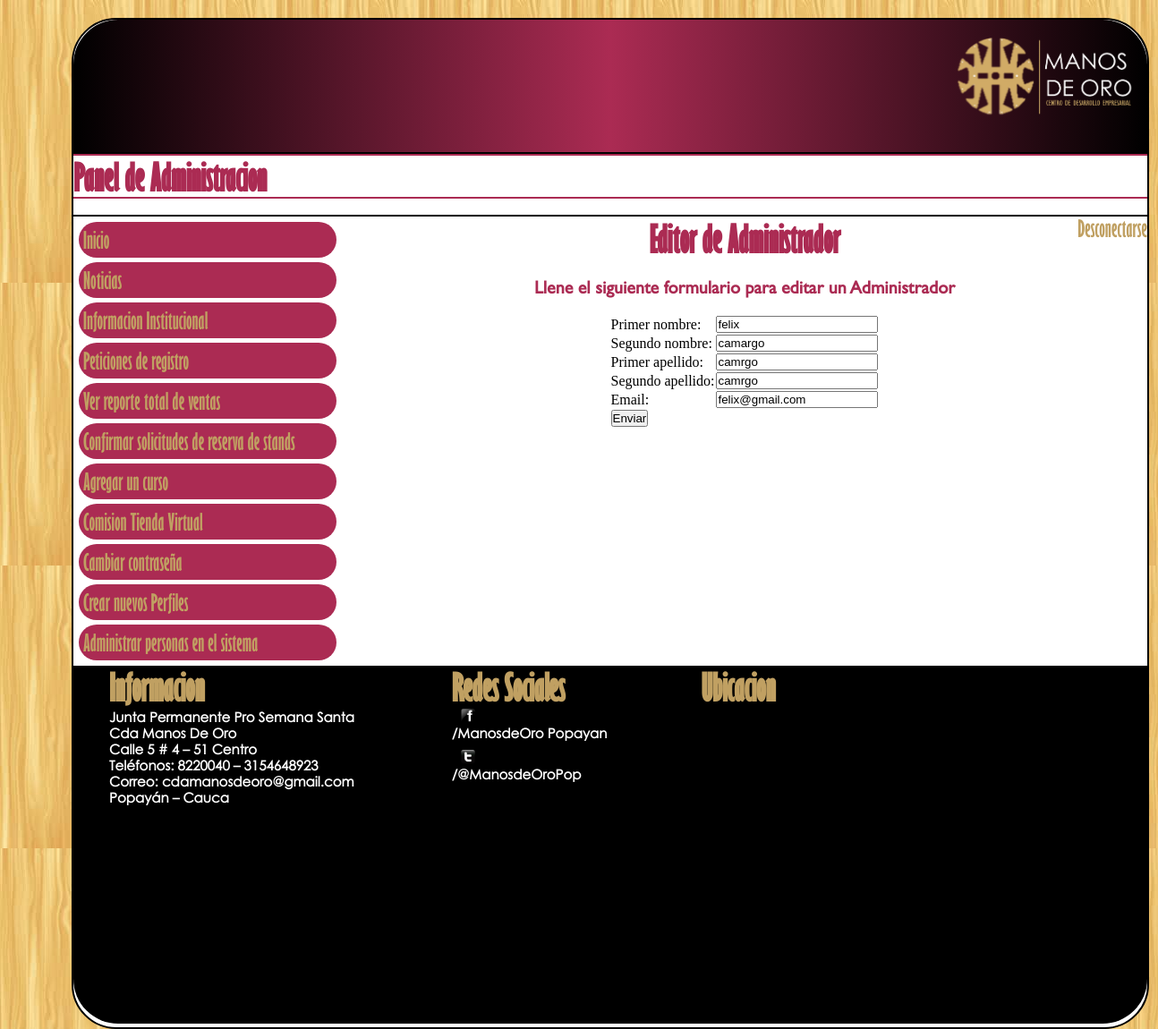
Screenshot of /Interfaces/modificarAdmin.php?idAdministrador=3 (signed in) with the database file from the repository.
### tables this page shows
CREATE TABLE IF NOT EXISTS `administrador` (
`idadministrador` int(11) NOT NULL,
  `primerNom` varchar(80) NOT NULL,
  `segundoNom` varchar(80) DEFAULT NULL,
  `primerApe` varchar(80) NOT NULL,
  `segundoApe` varchar(80) DEFAULT NULL,
  `username` varchar(80) NOT NULL,
  `password` varchar(80) NOT NULL,
  `email` varchar(100) NOT NULL,
  `tipo` int(11) NOT NULL
);

### Librerias/Datasource.php (called while the page is built, shortened)
<?php
class Datasource {
        var $dbLink;
       function Datasource($dbHost, $dbName, $dbuser, $dbpasswd) {
                $this->dbLink = mysql_connect ($dbHost, $dbuser, $dbpasswd);
	}
        function execute($sql) {
                $result = mysql_query($sql, $this->dbLink);
                return $result;
        }
        function nextRow ($result) {
                $row = mysql_fetch_array($result);
                return $row;
        }
        function checkErrors($sql) {
                $err=mysql_error();
                $errno=mysql_errno();
                if($errno) {
                        $message = "The following SQL command ".$sql." caused Database error: ".$err.".";
                        print "Unrecowerable error has occurred. All data will be logged.";
                        print "Please contact System Administrator for help! \n";
                        print " ".$message." \n";
                        exit;
                } else {
                        return;
                }
        }
}
?>

### Librerias/Administrador.php (called while the page is built, shortened)
<?php
class Administrador {
    var $idAdministrador;
    var $primerNom;
    var $segundoNom;
    var $primerApe;
    var $segundoApe;
    var $username;
    var $password;
    var $email;
    var $tipo;
    function getIdAdministrador() {
          return $this->idAdministrador;
    }
    function setIdAdministrador($idAdministradorIn) {
          $this->idAdministrador = $idAdministradorIn;
    }
    function getPrimerNom() {
          return $this->primerNom;
    }
    function setPrimerNom($primerNomIn) {
          $this->primerNom = $primerNomIn;
    }
    function getSegundoNom() {
          return $this->segundoNom;
    }
    function setSegundoNom($segundoNomIn) {
          $this->segundoNom = $segundoNomIn;
    }
    function getPrimerApe() {
          return $this->primerApe;
    }
    function setPrimerApe($primerApeIn) {
          $this->primerApe = $primerApeIn;
    }
    function getSegundoApe() {
          return $this->segundoApe;
    }
    function setSegundoApe($segundoApeIn) {
          $this->segundoApe = $segundoApeIn;
    }
    function getUsername() {
          return $this->username;
    }
    function setUsername($usernameIn) {
          $this->username = $usernameIn;
    }
    function getPassword() {
          return $this->password;
    }
    function setPassword($passwordIn) {
          $this->password = $passwordIn;
    }
    function getEmail() {
          return $this->email;
    }
    function setEmail($emailIn) {
          $this->email = $emailIn;
    }
    function getTipo() {
          return $this->tipo;
    }
    function setTipo($tipoIn) {
          $this->tipo = $tipoIn;
    }
}
?>

### Librerias/AdministradorDao.php (called while the page is built, shortened)
<?php
class AdministradorDao {
    function createValueObject() {
          return new Administrador();
    }
    function getObject($conn, $idAdministrador) {
          $valueObject = $this->createValueObject();
          $valueObject->setIdAdministrador($idAdministrador);
          $this->load($conn, $valueObject);
          return $valueObject;
    }
    function load($conn, $valueObject) {
          $sql = "SELECT * FROM administrador WHERE (idAdministrador = ".$valueObject->getIdAdministrador().") ";
          if ($this->singleQuery($conn, $sql, $valueObject))
               return true;
          else
               return false;
    }
    function searchMatching($conn, $valueObject) {
          $first = true;
          $sql = "SELECT * FROM administrador WHERE 1=1 ";
          if ($valueObject->getIdAdministrador() != 0) {
              if ($first) { $first = false; }
              $sql = $sql."AND idAdministrador = ".$valueObject->getIdAdministrador()." ";
          }
          $sql = $sql."ORDER BY idAdministrador ASC ";
          $searchResults = $this->listQuery($conn, $sql);
          return $searchResults;
    }
    function singleQuery($conn, $sql, $valueObject) {
          $result = $conn->execute($sql);
          if ($row = $conn->nextRow($result)) {
                   $valueObject->setIdAdministrador($row[0]);
                   $valueObject->setPrimerNom($row[1]);
                   $valueObject->setSegundoNom($row[2]);
                   $valueObject->setPrimerApe($row[3]);
                   $valueObject->setSegundoApe($row[4]);
                   $valueObject->setUsername($row[5]);
                   $valueObject->setPassword($row[6]);
                   $valueObject->setEmail($row[7]);
                   $valueObject->setTipo($row[8]);
          } else {
               return false;
          }
          return true;
    }
    function listQuery($conn, $sql) {
          $searchResults = array();
          $result = $conn->execute($sql);
          while ($row = $conn->nextRow($result)) {
               $temp = $this->createValueObject();
               $temp->setIdAdministrador($row[0]);
               $temp->setPrimerNom($row[1]);
               $temp->setSegundoNom($row[2]);
               $temp->setPrimerApe($row[3]);
               $temp->setSegundoApe($row[4]);
               $temp->setUsername($row[5]);
               $temp->setPassword($row[6]);
               $temp->setEmail($row[7]);
               $temp->setTipo($row[8]);
               array_push($searchResults, $temp);
          }
          return $searchResults;
    }
}
?>

### Interfaces/modificarAdmin.php (the view, shortened to what this page needs)
<?php
	include_once("../Librerias/Datasource.php");
	include_once("../Librerias/AdministradorDao.php");
	include_once("../Librerias/Administrador.php");
	function mostrarMenu($permisos)
	{
		if($permisos<2)
		{
			return "<ul><li><a id=\"opc_admin\" href=\"admon.php\">Inicio</a></li><li><a id=\"opc_admin\" href=\"admonNoticias.php\">Noticias</a></li><li><a id=\"opc_admin\" href=\"cambiarInstitucional.php\">Informacion Institucional</a></li><li><a id=\"opc_admin\" href=\"peticionesRegistro.php\">Peticiones de registro</a></li><li><a id=\"opc_admin\" href=\"verVentasAdmin.php\">Ver reporte total de ventas</a><br></li><li><a id=\"opc_admin\" href=\"confirmarStands.php\">Confirmar solicitudes de reserva de stands</a><br></li><li><a id=\"opc_admin\" href=\"agregarCurso.php\">Agregar un curso</a><br></li><li><a id=\"opc_admin\" href=\"cambiarComision.php\">Comision Tienda Virtual</a><br></li><li><a id=\"opc_admin\" href=\"cambiarContrasena.php\">Cambiar contraseña</a><br></li><li><a id=\"opc_admin\" href=\"creacionPerfil.php\">Crear nuevos Perfiles</a><br></li><li><a id=\"opc_admin\" href=\"creacionPersonas.php\">Administrar personas en el sistema</a><br></li></ul>";
		}
	}
	if(isset($_SESSION["USER"]))
	{
		if($_SESSION["ROL"]!="Administrador")
		{
			if($_SESSION["ROL"]=="Administrador de tienda")
			{
				?>
				<script>
					alert("No tienes permiso para ver esto. Ser\u00e1s redireccionado a tu p\u00e1gina de inicio");
				</script>
				<meta http-equiv="refresh" content="0,url=admonTienda.php">
				<?php
			}
			else
			{
				?>
					<script>
						alert("No tienes permiso para ver esto. Ser\u00e1s redireccionado a tu p\u00e1gina de inicio");
					</script>
					<meta http-equiv="refresh" content="0,url=principal.php">
				<?php
			}
		}
		else
		{
			$conn=new Datasource($dbhost,$dbName,$dbUser,$dbPassword);
			$adao=new AdministradorDao();
			$busqueda=new Administrador();
			$busqueda->setIdAdministrador($_SESSION["ID"]);
			$list=$adao->searchMatching($conn,$busqueda);
			$admin=$list[0];
			$adminmodificar=$adao->getObject($conn,$_GET["idAdministrador"]);
			?>
<!DOCTYPE html>
<html>
	<head>
				<link rel="stylesheet" href="../css/diseno.css">
	</head>
	<body  onload="initialize()">
		<div id="contenedor">
			<header>
				<div id="img_fon">
					<img src="../imgs/logo1.png" id="logo_cabecera">
				</div>
			</header>
			<nav id="nav_admon">
				<div style="float: center; width: 33%;">
					<h1 id="titulos_noti">Panel de Administracion</h1><br>
				</div>
				<div id="desconectarse"style="float: right;">
					<center>
						<a id="titulos_desconectarse" href="../Logica/logout.php">Desconectarse</a>
					</center>
				</div>
			</nav>
			<aside>
				<?php
					echo(mostrarMenu($admin->getTipo()));
				?>
			</aside>
			<section id="sec6">
				<center>
					<h1 id="titulos_noti">Editor de Administrador</h1><br>
					<h1 id="strings_editar_rojo">Llene el siguiente formulario para editar un Administrador</h1><br>
					<form method="POST" action="../Logica/modificarAdmin.php">
						<table>
							<tr>
								<td>Primer nombre: </td>
								<td><input type="text" name="primerNom" value=<?php echo(utf8_encode($adminmodificar->getPrimerNom()));?>></td>
							</tr>
							<tr>
								<td>Segundo nombre: </td>
								<td><input type="text" name="segundoNom" value=<?php echo(utf8_encode($adminmodificar->getSegundoNom()));?>></td>
							</tr>
							<tr>
								<td>Primer apellido: </td>
								<td><input type="text" name="primerApe" value=<?php echo(utf8_encode($adminmodificar->getPrimerApe()));?>></td>
							</tr>
							<tr>
								<td>Segundo apellido: </td>
								<td><input type="text" name="segundoApe" value=<?php echo(utf8_encode($adminmodificar->getSegundoApe()));?>></td>
							</tr>
							<tr>
								<td>Email: </td>
								<td><input type="email" name="email" value=<?php echo(utf8_encode($adminmodificar->getEmail()));?>></td>
							</tr>
							<tr>
								<td colspan='2'>
									<input type='submit' value="Enviar">
								</td>
							</tr>
						</table>
					</form>
				</center>
			</section>
			<footer>
				<div style="float: left; width: 33%;">
						<h1 id="titulos_footer">Informacion</h1>
						<h1 id="strings_footer">Junta Permanente Pro Semana Santa</h1>
						<h1 id="strings_footer">Cda Manos De Oro</h1>
						<h1 id="strings_footer">Calle 5 # 4 – 51 Centro</h1>
						<h1 id="strings_footer">Teléfonos: 8220040 – 3154648923</h1>
						<h1 id="strings_footer">Correo: cdamanosdeoro@gmail.com</h1>
						<h1 id="strings_footer">Popayán – Cauca</h1>
				</div>
				<div style="float: left; width: 23%;">
						<h1 id="titulos_footer">Redes Sociales</h1>
						<div id="foot_face">
							<a onclick="ir_facebook()"><img src="../imgs/facebook.png" id="logo_redes"></a>
							<h1 id="strings_footer">/ManosdeOro Popayan</h1>
						</div>
						<br>
						<div id="foot_twiter">
						<a onclick="ir_twiter()"><img src="../imgs/twiter.png" id="logo_redes"></a>
						<h1 id="strings_footer">/@ManosdeOroPop</h1>
						</div>
				</div>
				<div style="float: right; width: 43%;">
						<h1 id="titulos_footer">Ubicacion</h1>
						 <div id="map_canvas" style="width:auto; height:300px; margin-right:10px"></div>
			</footer>
		</div>
	</body>
</html>
			<?php
		}
	}
?>

### css/diseno.css (style rules this page uses)
* { margin : 0px; padding : 0px; }
header, nav, section, aside, footer { display : block; -moz-box-sizing: border-box; -webkit-box-sizing: border-box; -ms-box-sizing: border-box; -o-box-sizing: border-box; }
body { padding-left: 80px; padding-right: 80px; background-image: url("../imgs/fondo_madera.jpg"); }
#contenedor { margin: 20px auto auto auto; position: relative; height: auto; width: 1200px; -moz-border-radius: 50px 50px 50px 50px; -webkit-border-radius: 50px 50px 50px 50px; border-style: solid; border-width: 2px; border-color: #000; background: #fff; }
header { height: 150px; background : -moz-linear-gradient(left, #000000,#AB2B53, #000000); background : -webkit-linear-gradient(left, #000000,#AB2B53, #000000); -moz-border-radius: 50px 50px 0px 0px; -webkit-border-radius: 50px 50px 0px 0px; border-style: solid; border-width: 2px; border-color: #000000; border-right: none; border-top: none; border-left: none; }
nav { width: auto; height: auto; border-style: solid; border-width: 2px; border-color: #AB2B53; border-left: none; border-right: none; }
section { width: auto; height: 505px; background: #ffffff; color: #000000; border-style: solid; border-width: 2px; border-color: #000000; border-left: none; border-bottom: none; border-right: none; padding: 1px; }
#sec6 { width: 75%; float: right; background: #ffffff; color: #000000; height: 500px; overflow: scroll; border-style: solid; border-width: 2px; border-color: #000000; border-left: none; border-bottom: none; border-right: none; padding: 1px; }
aside { padding: 1px; list-style: none; width: 25%; float: left; height: auto; background: #ffffff; border-style: solid; border-width: 2px; border-color: #000000; border-left: none; border-bottom: none; border-right: none; -moz-border-radius: 0px 0px 50px 50px; -webkit-border-radius: 0px 0px 50px 50px; }
aside li { margin: 5px; list-style: none; cursor: pointer; padding: 5px; background: #AB2B53; -moz-border-radius: 20px; -webkit-border-radius: 20px; }
footer { display: inline-block; list-style: none; padding-left: 40px; font-family:GillSansMT; font-size: 9px; color: #ffffff; width: 100%; height: 400px; background : #000000; clear : both; -moz-border-radius: 0px 0px 50px 50px; -webkit-border-radius: 0px 0px 50px 50px; }
#logo_cabecera { height: 90%; width: 19%; float: right; }
#logo_redes { margin-left: 10px; cursor: pointer; height: 53%; width: 99%; }
#logo_redes { margin-left: 10px; cursor: pointer; height: 53%; width: 6%; }
#titulos_footer { font-family:GillSansMTCondensed; color: #C0A062; font-size: 40px; text-decoration: none; }
#strings_footer { font-family: CenturyGothicNormal; color: #ffffff; font-size: 15px; }
#strings_editar_rojo { font-family: GillSansMT; color: #AB2B53; font-size: 20px; }
#img_fon { width: auto; height: auto; padding-top: 20px; padding-left: 80px; }
#titulos_noti { font-family:GillSansMTCondensed; color: #AB2B53; font-size: 40px; vertical-align:middle; }
#nav_admon { display: inline-block; width: 100%; height: 50px; background: #fff; }
#titulos_desconectarse { font-family:GillSansMTCondensed; color: #C0A062; font-size: 25px; text-decoration: none; }
#opc_admin { text-decoration: none; font-family:GillSansMTCondensed; color: #C0A062; font-size: 25px; }

### rows the page displays
administrador: primerNom "felix", segundoNom "camargo", primerApe "camrgo", segundoApe "camrgo", email "felix@gmail.com"
